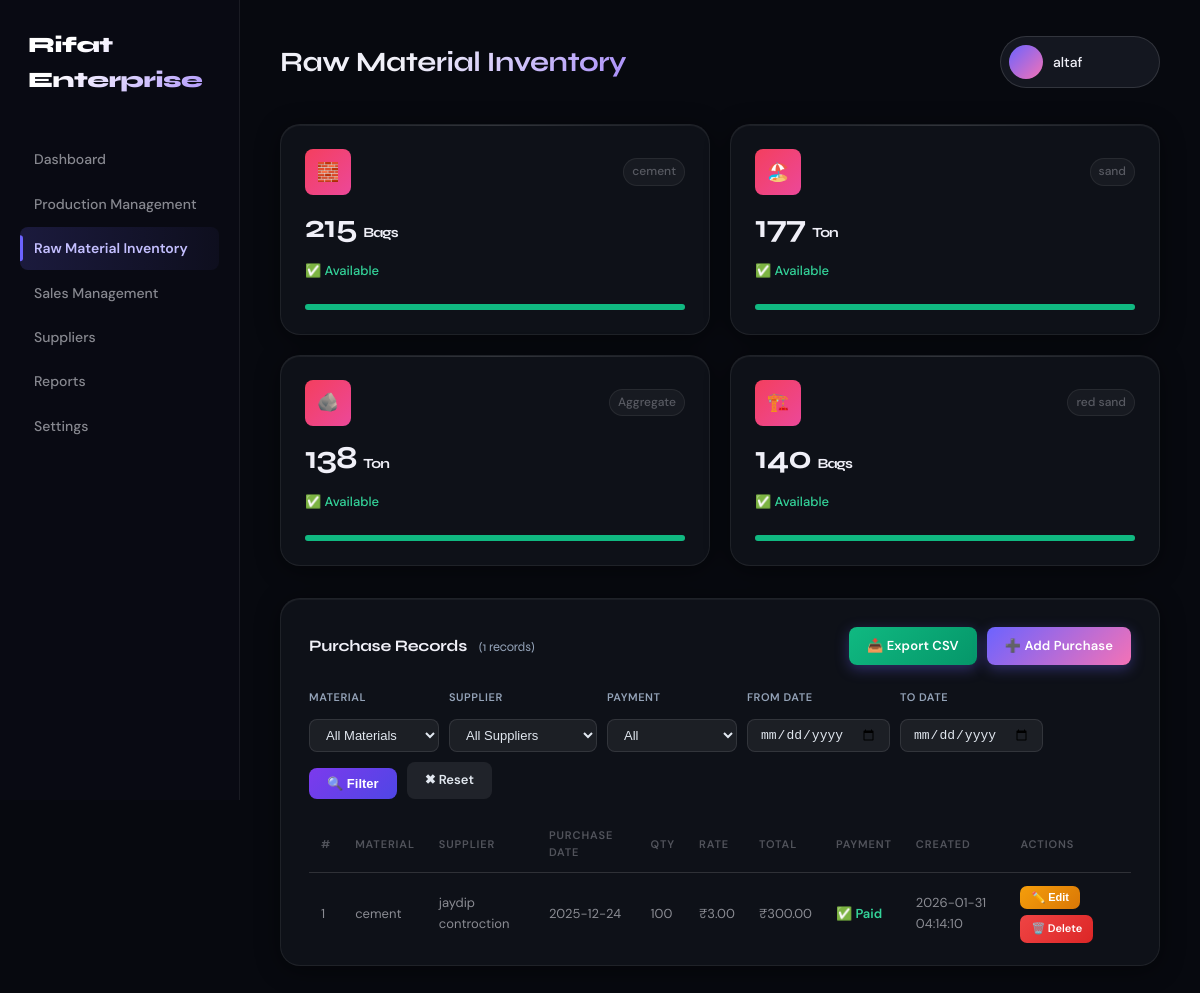
The app's page /dashboard/raw_material_management.php (signed in) with its own data.
### tables this page shows
CREATE TABLE `raw_material` (
  `id` int(11) NOT NULL,
  `material_name` enum('cement','sand','Aggregate','red sand') NOT NULL,
  `unit` enum('bag','kg','ton','') NOT NULL,
  `current_stock` int(100) NOT NULL,
  `min_stock` int(100) NOT NULL,
  `created_at` date NOT NULL DEFAULT current_timestamp()
);

CREATE TABLE `material_perchases` (
  `id` int(11) NOT NULL,
  `material_id` int(11) NOT NULL,
  `supplier_id` int(11) NOT NULL,
  `purchase_date` date NOT NULL,
  `quantity` int(11) NOT NULL,
  `rate` int(11) NOT NULL,
  `total_amount` int(11) NOT NULL,
  `payment_status` int(11) NOT NULL,
  `created_at` datetime NOT NULL DEFAULT current_timestamp()
);

CREATE TABLE `suppliers` (
  `id` int(11) NOT NULL,
  `name` varchar(30) NOT NULL,
  `phone` text NOT NULL,
  `address` text NOT NULL,
  `created_at` datetime NOT NULL DEFAULT current_timestamp()
);

### dashboard/raw_material_management.php (the view, shortened to what this page needs)
<?php
include '../config.php';
$data_raw = [];
$rm_result = mysqli_query($conn, "SELECT * FROM raw_material ORDER BY id");
while ($rm = mysqli_fetch_assoc($rm_result)) {
    $data_raw[$rm['id']] = $rm;
}
$s_material = isset($_GET['s_material']) ? (int)$_GET['s_material'] : 0;
$s_supplier = isset($_GET['s_supplier']) ? (int)$_GET['s_supplier'] : 0;
$s_payment  = (isset($_GET['s_payment']) && $_GET['s_payment'] !== '') ? (int)$_GET['s_payment'] : '';
$s_from     = isset($_GET['s_from']) ? $_GET['s_from'] : '';
$s_to       = isset($_GET['s_to'])   ? $_GET['s_to']   : '';
$where  = "WHERE 1=1";
$params = [];
$types  = '';
$per_page = 15;
$page_num = isset($_GET['page']) ? (int)$_GET['page'] : 1;
$offset = ($page_num - 1) * $per_page;
$count_stmt = $conn->prepare("SELECT COUNT(*) FROM material_perchases mp $where");
$count_stmt->execute();
$total_rows  = $count_stmt->get_result()->fetch_row()[0];
$purchase_sql = "SELECT mp.id, mp.material_id, mp.supplier_id, rm.material_name, s.name AS supplier_name, mp.purchase_date, mp.quantity, mp.rate, mp.total_amount, mp.payment_status, mp.created_at FROM material_perchases mp JOIN raw_material rm ON rm.id = mp.material_id JOIN suppliers s ON s.id = mp.supplier_id $where ORDER BY mp.id DESC LIMIT ? OFFSET ?";
$purchase_stmt = $conn->prepare($purchase_sql);
$fetch_params   = $params;
$fetch_types    = $types . 'ii';
$fetch_params[] = $per_page;
$fetch_params[] = $offset;
$purchase_stmt->bind_param($fetch_types, ...$fetch_params);
$purchase_stmt->execute();
$purchase_q = $purchase_stmt->get_result();
?>
<!DOCTYPE html>
<html lang="en">
<head>
    <link rel="stylesheet" href="css/style.css">
</head>
<body>
<div class="container">
    <?php include "sidebar.php"; ?>
    <main class="main">
        <div class="header">
            <h1>Raw Material Inventory</h1>
            <div class="profile" onclick="window.location.href='/dashboard/profile.php'" style="cursor:pointer;">
                <div class="avatar"></div>
                <span><?php echo $_SESSION["username"]; ?></span>
            </div>
        </div>
        <section class="stats-grid">
            <?php
            $icons = ['🧱', '🏖️', '🪨', '🏗️', '📦'];
            $units = ['Bags', 'Ton', 'Ton', 'Bags', 'Units'];
            $i = 0;
            foreach ($data_raw as $rm) {
                $low = $rm['current_stock'] < $rm['min_stock'];
                $pct = 0;
                if ($rm['min_stock'] > 0) {
                    $pct = round($rm['current_stock'] / $rm['min_stock'] * 100);
                    if ($pct > 100) $pct = 100;
                } else {
                    $pct = 100;
                }
                if ($pct >= 100) {
                    $bar_color = '#10b981';
                } else if ($pct >= 50) {
                    $bar_color = '#f59e0b';
                } else {
                    $bar_color = '#ef4444';
                }
                $icon = isset($icons[$i]) ? $icons[$i] : '📦';
                $unit = isset($units[$i]) ? $units[$i] : '';
                $icon_class  = $low ? 'stats' : 'used';
                $stock_color = $low ? '#f87171' : '#34d399';
                $stock_label = $low ? '⚠️ Low Stock' : '✅ Available';
            ?>
            <div class="stat-card">
                <div class="stat-top">
                    <div class="stat-icon <?php echo $icon_class; ?>"><?php echo $icon; ?></div>
                    <div><?php echo $rm['material_name']; ?></div>
                </div>
                <div class="stat-number"><?php echo number_format($rm['current_stock']); ?> <small style="font-size:14px;"><?php echo $unit; ?></small></div>
                <div class="stat-label" style="color:<?php echo $stock_color; ?>"><?php echo $stock_label; ?></div>
                <div class="stock-bar-bg">
                    <div class="stock-bar-fill" style="width:<?php echo $pct; ?>%; background:<?php echo $bar_color; ?>;"></div>
                </div>
            </div>
            <?php
                $i++;
            }
            ?>
        </section>
        <section class="recent-section">
            <div class="section-header">
                <h3>Purchase Records <span style="font-size:13px; color:#94a3b8; font-weight:400; margin-left:8px;">(<?php echo $total_rows; ?> records)</span></h3>
                <div style="display:flex; gap:10px;">
                    <a href="raw_material_management.php?export_csv=1&<?php echo http_build_query(array_filter(['s_material' => $s_material, 's_supplier' => $s_supplier, 's_payment' => $s_payment, 's_from' => $s_from, 's_to' => $s_to])); ?>"
                       class="upload-btn" style="background:linear-gradient(135deg,#10b981,#059669); text-decoration:none;">
                        📥 Export CSV
                    </a>
                    <button class="upload-btn" onclick="toggleProductionForm()">➕ Add Purchase</button>
                </div>
            </div>
            <form method="GET" action="raw_material_management.php">
                <div class="filter-bar">
                    <div class="fi">
                        <label>Material</label>
                        <select name="s_material">
                            <option value="">All Materials</option>
                        </select>
                    </div>
                    <div class="fi">
                        <label>Supplier</label>
                        <select name="s_supplier">
                            <option value="">All Suppliers</option>
                        </select>
                    </div>
                    <div class="fi">
                        <label>Payment</label>
                        <select name="s_payment">
                            <option value="">All</option>
                        </select>
                    </div>
                    <div class="fi">
                        <label>From Date</label>
                        <input type="date" name="s_from" value="<?php echo $s_from; ?>">
                    </div>
                    <div class="fi">
                        <label>To Date</label>
                        <input type="date" name="s_to" value="<?php echo $s_to; ?>">
                    </div>
                    <button type="submit" class="filter-btn btn-filter">🔍 Filter</button>
                    <a href="raw_material_management.php" class="filter-btn btn-reset">✖ Reset</a>
                </div>
            </form>
            <table>
                <thead>
                    <tr>
                        <th>#</th>
                        <th>Material</th>
                        <th>Supplier</th>
                        <th>Purchase Date</th>
                        <th>Qty</th>
                        <th>Rate</th>
                        <th>Total</th>
                        <th>Payment</th>
                        <th>Created</th>
                        <th>Actions</th>
                    </tr>
                </thead>
                <tbody>
                    <?php
                    if ($purchase_q->num_rows > 0) {
                        $row_num = ($page_num - 1) * $per_page + 1;
                        while ($row = $purchase_q->fetch_assoc()) {
                            if ($row['payment_status'] == 1) {
                                $payment_html = '<span style="color:#34d399; font-weight:600;">✅ Paid</span>';
                            } else {
                                $payment_html = '<span style="color:#f87171; font-weight:600;">⏳ Pending</span>';
                            }
                    ?>
                    <tr>
                        <td><?php echo $row_num; $row_num++; ?></td>
                        <td><?php echo $row['material_name']; ?></td>
                        <td><?php echo $row['supplier_name']; ?></td>
                        <td><?php echo $row['purchase_date']; ?></td>
                        <td><?php echo number_format((int)$row['quantity']); ?></td>
                        <td>₹<?php echo number_format((float)$row['rate'], 2); ?></td>
                        <td>₹<?php echo number_format((float)$row['total_amount'], 2); ?></td>
                        <td><?php echo $payment_html; ?></td>
                        <td><?php echo $row['created_at']; ?></td>
                        <td>
                            <div class="action-group">
                                <button class="btn-sm btn-edit" onclick="openUpdateModal(<?php echo json_encode($row); ?>)">✏️ Edit</button>
                                <a href="?delete_purchase=<?php echo (int)$row['id']; ?>" class="btn-sm btn-delete" onclick="return confirm('Delete this purchase? Stock will be reversed.')">🗑️ Delete</a>
                            </div>
                        </td>
                    </tr>
                    <?php
                        }
                    } else {
                        echo '<tr><td colspan="10" style="text-align:center; color:#94a3b8; padding:30px;">No purchase records found.</td></tr>';
                    }
                    ?>
                </tbody>
            </table>
        </section>
    </main>
</div>
</body>
</html>

### dashboard/raw_material_management.php (style rules this page uses)
.filter-bar { display:flex; flex-wrap:wrap; gap:10px; margin-bottom:18px; align-items:flex-end; }
.filter-bar .fi { display:flex; flex-direction:column; gap:4px; }
.filter-bar label { font-size:11px; color:#94a3b8; text-transform:uppercase; letter-spacing:.05em; }
.filter-bar input, .filter-bar select { background:rgba(255,255,255,.06); border:1px solid rgba(255,255,255,.1); color:#e2e8f0; border-radius:8px; padding:7px 12px; font-size:13px; min-width:130px; }
.filter-btn { padding:8px 18px; border-radius:8px; border:none; cursor:pointer; font-weight:600; font-size:13px; align-self:flex-end; }
.btn-filter { background:linear-gradient(135deg,#7c3aed,#4f46e5); color:#fff; }
.btn-reset { background:rgba(255,255,255,.08); color:#e2e8f0; text-decoration:none; text-align:center; }
.action-group { display:flex; gap:6px; flex-wrap:wrap; }
.btn-sm { padding:5px 11px; border-radius:7px; font-size:11px; font-weight:600; border:none; cursor:pointer; text-decoration:none; display:inline-block; white-space:nowrap; color:#fff; }
.btn-edit { background:linear-gradient(135deg,#f59e0b,#d97706); }
.btn-delete { background:linear-gradient(135deg,#ef4444,#dc2626); }
.stock-bar-bg { background:rgba(255,255,255,.08); border-radius:4px; height:6px; margin-top:6px; }
.stock-bar-fill { height:6px; border-radius:4px; }

### records on screen
raw_material: icon "🧱", material_name "cement", current_stock "215", unit "Bags", stock_label "✅ Available"
raw_material: icon "🏖️", material_name "sand", current_stock "177", unit "Ton", stock_label "✅ Available"
raw_material: icon "🪨", material_name "Aggregate", current_stock "138", unit "Ton", stock_label "✅ Available"
raw_material: icon "🏗️", material_name "red sand", current_stock "140", unit "Bags", stock_label "✅ Available"
material_perchases: material.material_name "cement", supplier.name "jaydip controction", purchase_date "2025-12-24", quantity "100", rate "3.00", total_amount "300.00", payment_status "✅ Paid", created_at "2026-01-31 04:14:10"

### other values on screen
$label "Dashboard"
$label "Production Management"
$label "Raw Material Inventory"
$label "Sales Management"
$label "Suppliers"
$label "Reports"
$label "Settings"
$_SESSION["username"] "altaf"
$total_rows "1"
